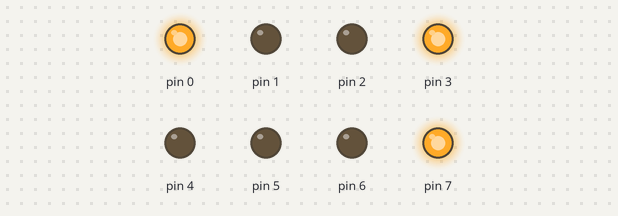
Simulated run of this sketch. Board: Arduino Uno, built with avr-gcc and run on an emulated ATmega328P. Shown: output pins drawn as LEDs (lit = HIGH).

Above: at 2.5 s.
At 5.2 s:
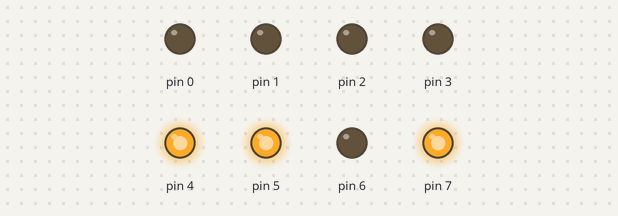
At 6.7 s:
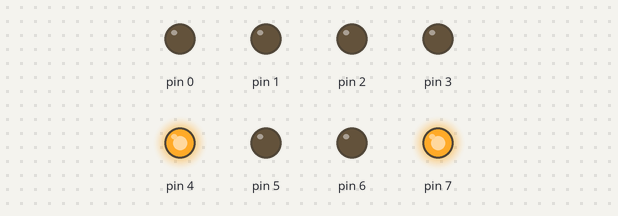
At 10.5 s:
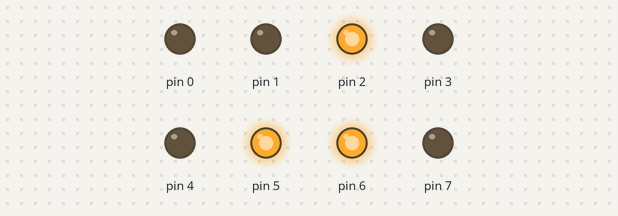
At 14.0 s:
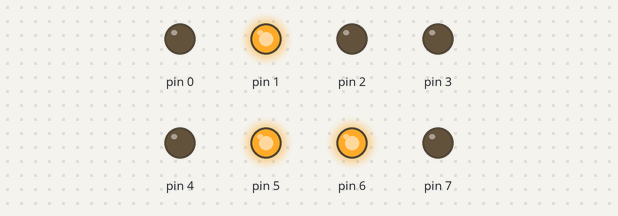
At 16.0 s:
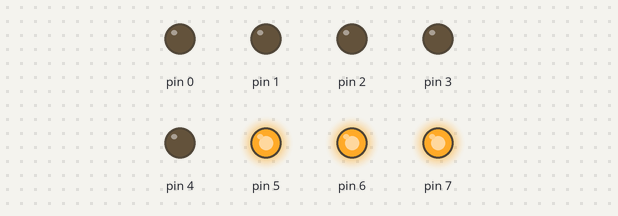
Timing chart, 0 to 19.6 s (numbered marks = the images above):
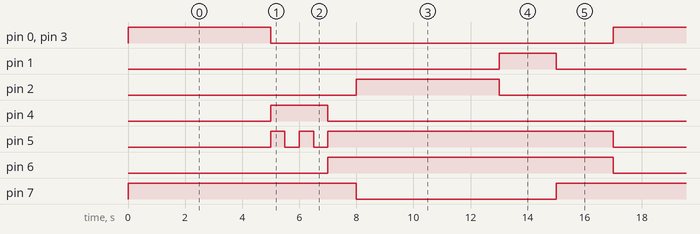

The sketch:

semaforo.ino
```cpp
// C++ code
//projeto feito no site do tinkercad usando o código abaixo:
//https://www.tinkercad.com/things/5ICw4A3MEC7

void setup()
{

  pinMode(0, OUTPUT);
  pinMode(1, OUTPUT);
  pinMode(2, OUTPUT);
  pinMode(3, OUTPUT);
  pinMode(4, OUTPUT);
  pinMode(5, OUTPUT);
  pinMode(6, OUTPUT);
  pinMode(7, OUTPUT);

}

void loop()
{

  digitalWrite(5, LOW);
  digitalWrite(0, HIGH);
  digitalWrite(3, HIGH);
  digitalWrite(7, HIGH);
  delay(5000); // Wait for 5000 millisecond(s)
  digitalWrite(0, LOW);
  digitalWrite(3, LOW);
  digitalWrite(4, HIGH);
  //piscada da faixa de pedestre
  digitalWrite(5, HIGH);
  delay(500);
  digitalWrite(5, LOW);
  delay(500);
  digitalWrite(5, HIGH);
  delay(500);
  digitalWrite(5, LOW);
  delay(500);// Wait for 2000 milisecond(s)
  digitalWrite(5, HIGH);
  digitalWrite(4,  LOW);
  digitalWrite(6, HIGH);
  delay(1000);
  digitalWrite(7, LOW);
  digitalWrite(2, HIGH);
  delay(5000); // Wait for 5000 millisecond(s)
  digitalWrite(2, LOW);
  digitalWrite(1, HIGH);
  delay(2000);// Wait for 2000 milisecond(s)
  digitalWrite(1, LOW);
  digitalWrite(7, HIGH);
  delay(2000);
  digitalWrite(6, LOW);
}
```

Measured:
- by itself, pin 0, pin 2, pin 3: alternates HIGH for 5.0 s and LOW for 12.0 s
- by itself, pin 1, pin 4: alternates HIGH for 2.0 s and LOW for 15.0 s
- by itself, pin 5: repeats every 17.0 s: LOW 0.50 s, HIGH 0.50 s, LOW 0.50 s, HIGH 10.0 s, LOW 5.0 s, HIGH 0.50 s
- by itself, pin 6: alternates HIGH for 10.0 s and LOW for 7.0 s
- by itself, pin 7: goes HIGH 8.0 s, LOW 7.0 s, HIGH 10.0 s, LOW 7.0 s, then HIGH
